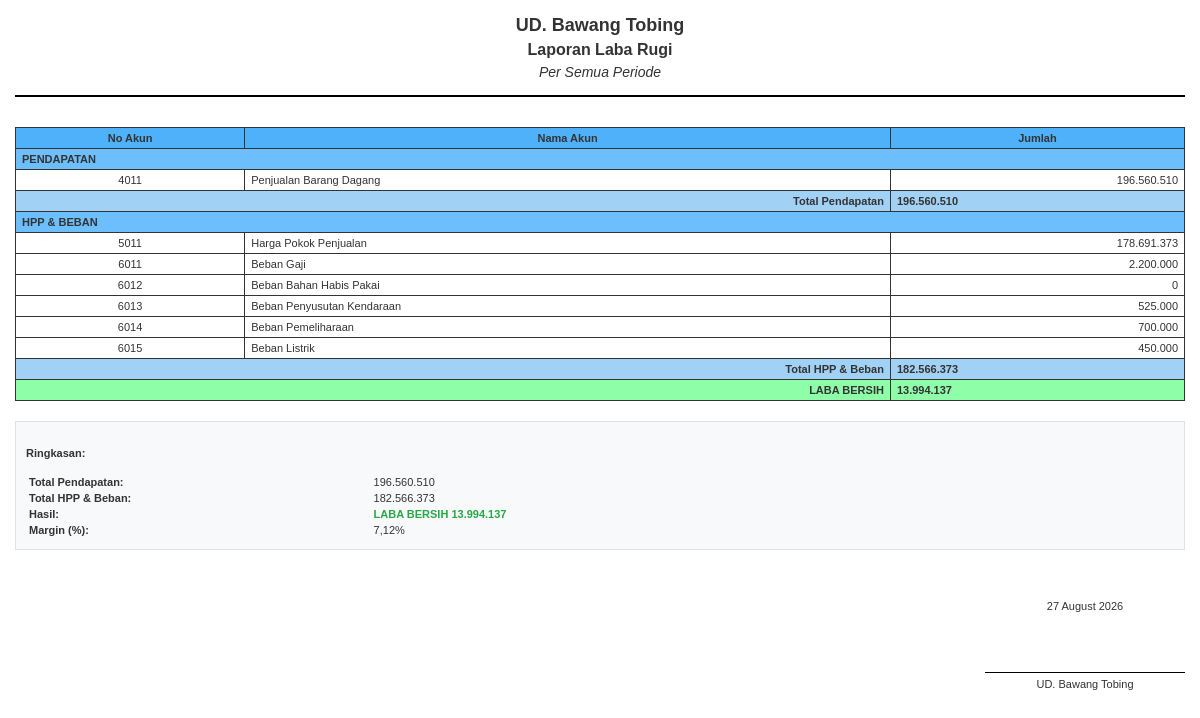
Page /index.php/labarugi/labarugi on the committed database.
### tables this page shows
CREATE TABLE `akun` (
  `id_akun` int(11) NOT NULL,
  `nama_akun` varchar(150) NOT NULL,
  `no_akun` int(20) NOT NULL,
  `saldo_normal` varchar(150) NOT NULL,
  `jenis_akun` varchar(20) DEFAULT NULL
);

### application/controllers/Labarugi.php (called while the page is built, shortened)
<?php
class Labarugi extends CI_Controller
{
    public function __construct()
    {
        $this->load->model('Labarugi_model');
        $this->load->model('Transaksi_model');
        $this->load->model('Saldoawal_model');
        $this->load->model('Akun_model');
        $this->load->library('form_validation');
    }
	public function print_labarugi()
{
    $bulan = $this->input->get('bulan');
    $tahun = $this->input->get('tahun');
    $data['title'] = 'Laporan Laba Rugi';
    if ($bulan && $tahun) {
        $data['periode'] = date('F', mktime(0, 0, 0, $bulan, 10)) . ' ' . $tahun;
    } elseif ($bulan) {
        $nama_bulan = date('F', mktime(0, 0, 0, $bulan, 1));
        $data['periode'] = $nama_bulan;
    } elseif ($tahun) {
        $data['periode'] = 'Tahun ' . $tahun;
    } else {
        $data['periode'] = 'Semua Periode';
    }
    $data['laba_rugi'] = $this->Labarugi_model->get_labarugi($bulan, $tahun);
    $this->load->view('labarugi_print', $data);
}
public function labarugi()
{
    $this->print_labarugi();
}
}

### index.php (called while the page is built, shortened)
<?php
require_once BASEPATH.'core/CodeIgniter.php';

### application/models/Labarugi_model.php (called while the page is built, shortened)
<?php
class Labarugi_model extends CI_Model
{
    public function get_labarugi($bulan = null, $tahun = null)
    {
        $this->db->like('no_akun', '4', 'after');
        $this->db->or_like('no_akun', '5', 'after');
        $this->db->or_like('no_akun', '6', 'after');
        $akun_list = $this->db->order_by('no_akun')->get('akun')->result();
        $labarugi = [];
        foreach ($akun_list as $akun) {
            $saldoawal = $this->db->get_where('saldoawal', ['id_akun' => $akun->id_akun])->row();
            $saldo_awal_debit = $saldoawal ? ($saldoawal->jenis_saldo == 'debit' ? $saldoawal->jumlah : 0) : 0;
            $saldo_awal_kredit = $saldoawal ? ($saldoawal->jenis_saldo == 'kredit' ? $saldoawal->jumlah : 0) : 0;
            $this->db->select('
                SUM(CASE WHEN jenis_saldo = "debit" THEN jumlah ELSE 0 END) as debit,
                SUM(CASE WHEN jenis_saldo = "kredit" THEN jumlah ELSE 0 END) as kredit
            ');
            $this->db->from('transaksi');
            $this->db->where('id_akun', $akun->id_akun);
            $mutasi = $this->db->get()->row();
            $mutasi_debit = $mutasi ? (float)$mutasi->debit : 0;
            $mutasi_kredit = $mutasi ? (float)$mutasi->kredit : 0;
            $labarugi[] = (object)[
                'id_akun' => $akun->id_akun,
                'nama_akun' => $akun->nama_akun,
                'no_akun' => $akun->no_akun,
                'saldo_awal_debit' => $saldo_awal_debit,
                'saldo_awal_kredit' => $saldo_awal_kredit,
                'mutasi_debit' => $mutasi_debit,
                'mutasi_kredit' => $mutasi_kredit
            ];
        }
        return $labarugi;
    }
}

### application/views/labarugi_print.php (the view, shortened to what this page needs)
<!DOCTYPE html>
<html>
<head>
</head>
<body>
<div class="header">
        <div class="company-name">UD. Bawang Tobing</div>
        <div class="report-title">Laporan Laba Rugi</div>
        <div class="period">Per <?= $periode ?></div>
    </div>
    <table class="table">
        <thead>
            <tr>
                <th>No Akun</th>
                <th>Nama Akun</th>
                <th>Jumlah</th>
            </tr>
        </thead>
        <tbody>
            <?php
            $total_pendapatan = 0;
            $total_beban_hpp = 0;
            ?>
            <tr class="section-header">
                <td colspan="3" style="text-align: left; font-weight: bold;">PENDAPATAN</td>
            </tr>
            <?php if (isset($laba_rugi) && !empty($laba_rugi)): ?>
                <?php foreach ($laba_rugi as $item): ?>
                    <?php if (substr($item->no_akun, 0, 1) == '4'): ?>
                        <?php
                        $saldo_akhir = $item->saldo_awal_kredit - $item->saldo_awal_debit + $item->mutasi_kredit - $item->mutasi_debit;
                        $total_pendapatan += $saldo_akhir;
                        ?>
                        <tr>
                            <td><?= $item->no_akun ?></td>
                            <td><?= $item->nama_akun ?></td>
                            <td><?= number_format($saldo_akhir, 0, ',', '.') ?></td>
                        </tr>
                    <?php endif; ?>
                <?php endforeach; ?>
            <?php endif; ?>
            <tr class="subtotal-row">
                <td colspan="2" style="text-align: right; font-weight: bold;">Total Pendapatan</td>
                <td style="font-weight: bold;"><?= number_format($total_pendapatan, 0, ',', '.') ?></td>
            </tr>
            <tr class="section-header">
                <td colspan="3" style="text-align: left; font-weight: bold;">HPP & BEBAN</td>
            </tr>
            <?php if (isset($laba_rugi) && !empty($laba_rugi)): ?>
                <?php foreach ($laba_rugi as $item): ?>
                    <?php if (substr($item->no_akun, 0, 1) == '5' || substr($item->no_akun, 0, 1) == '6'): ?>
                        <?php
                        $saldo_akhir = $item->saldo_awal_debit - $item->saldo_awal_kredit + $item->mutasi_debit - $item->mutasi_kredit;
                        $total_beban_hpp += $saldo_akhir;
                        ?>
                        <tr>
                            <td><?= $item->no_akun ?></td>
                            <td><?= $item->nama_akun ?></td>
                            <td><?= number_format($saldo_akhir, 0, ',', '.') ?></td>
                        </tr>
                    <?php endif; ?>
                <?php endforeach; ?>
            <?php endif; ?>
            <tr class="subtotal-row">
                <td colspan="2" style="text-align: right; font-weight: bold;">Total HPP & Beban</td>
                <td style="font-weight: bold;"><?= number_format($total_beban_hpp, 0, ',', '.') ?></td>
            </tr>
            <?php $laba_rugi_bersih = $total_pendapatan - $total_beban_hpp; ?>
            <tr class="profit-row <?= $laba_rugi_bersih >= 0 ? 'profit-positive' : 'profit-negative' ?>">
                <td colspan="2" style="text-align: right; font-weight: bold;">
                    <?= $laba_rugi_bersih >= 0 ? 'LABA BERSIH' : 'RUGI BERSIH' ?>
                </td>
                <td style="font-weight: bold;">
                    <?= number_format(abs($laba_rugi_bersih), 0, ',', '.') ?>
                </td>
            </tr>
        </tbody>
    </table>
    <div style="margin-top: 20px; padding: 10px; background-color: #f8f9fa; border: 1px solid #dee2e6;">
        <h4>Ringkasan:</h4>
        <table style="border: none; width: 100%;">
            <tr>
                <td style="border: none; width: 30%;"><strong>Total Pendapatan:</strong></td>
                <td style="border: none;"><?= number_format($total_pendapatan, 0, ',', '.') ?></td>
            </tr>
            <tr>
                <td style="border: none;"><strong>Total HPP & Beban:</strong></td>
                <td style="border: none;"><?= number_format($total_beban_hpp, 0, ',', '.') ?></td>
            </tr>
            <tr>
                <td style="border: none;"><strong>Hasil:</strong></td>
                <td style="border: none;">
                    <span style="color: <?= $laba_rugi_bersih >= 0 ? '#28a745' : '#dc3545' ?>; font-weight: bold;">
                        <?= $laba_rugi_bersih >= 0 ? 'LABA BERSIH' : 'RUGI BERSIH' ?>
                        <?= number_format(abs($laba_rugi_bersih), 0, ',', '.') ?>
                    </span>
                </td>
            </tr>
            <tr>
                <td style="border: none;"><strong>Margin (%):</strong></td>
                <td style="border: none;">
                    <?php if ($total_pendapatan > 0): ?>
                        <?= number_format(($laba_rugi_bersih / $total_pendapatan) * 100, 2, ',', '.') ?>%
                    <?php else: ?>
                        0.00%
                    <?php endif; ?>
                </td>
            </tr>
        </table>
    </div>
	<div class="footer">
        <div class="signature">
            <div><?= date('d F Y') ?></div>
            <div class="signature-line"></div>
            <div>UD. Bawang Tobing</div>
        </div>
    </div>
</body>
</html>

### application/views/labarugi_print.php (style rules this page uses)
body { font-family: Arial, sans-serif; font-size: 11px; margin: 15px; color: #333; }
.header { text-align: center; margin-bottom: 30px; border-bottom: 2px solid #000; padding-bottom: 15px; }
.company-name { font-size: 18px; font-weight: bold; margin-bottom: 5px; }
.report-title { font-size: 16px; font-weight: bold; margin-bottom: 5px; }
.period { font-size: 14px; font-style: italic; }
.table { width: 100%; border-collapse: collapse; text-align: center; margin-top: 15px; }
.table th { border: 1px solid #333; padding: 4px 6px; text-align: center; vertical-align: middle; }
.table td { border: 1px solid #333; padding: 4px 6px; text-align: right; vertical-align: middle; }
.table th { background-color: #50b1fbff; font-weight: bold; text-align: center; }
.table th:first-child { text-align: center; }
.table td:first-child { text-align: center; }
.table th:nth-child(2) { text-align: center; }
.table td:nth-child(2) { text-align: left; }
.table th:nth-child(3) { text-align: center; }
.table td:nth-child(3) { text-align: right; }
.section-header { background-color: #6dbefdff; font-weight: bold; }
.subtotal-row { background-color: #a2d1f6ff; font-weight: bold; }
.profit-row { font-weight: bold; }
.profit-positive { background-color: #8ffea9ff; }
.footer { margin-top: 50px; display: flex; justify-content: flex-end; }
.signature { text-align: center; width: 200px; }
.signature-line { border-bottom: 1px solid #000; height: 60px; margin-bottom: 5px; }

### rows in the picture
akun: no_akun "4011", nama_akun "Penjualan Barang Dagang", saldo_akhir "196.560.510"
akun: no_akun "5011", nama_akun "Harga Pokok Penjualan", saldo_akhir "178.691.373"
akun: no_akun "6011", nama_akun "Beban Gaji", saldo_akhir "2.200.000"
akun: no_akun "6012", nama_akun "Beban Bahan Habis Pakai", saldo_akhir "0"
akun: no_akun "6013", nama_akun "Beban Penyusutan Kendaraan", saldo_akhir "525.000"
akun: no_akun "6014", nama_akun "Beban Pemeliharaan", saldo_akhir "700.000"
akun: no_akun "6015", nama_akun "Beban Listrik", saldo_akhir "450.000"

### other values in the picture
$periode "Semua Periode"
$total_pendapatan "196.560.510"
$total_beban_hpp "182.566.373"
abs($laba_rugi_bersih) "13.994.137"
